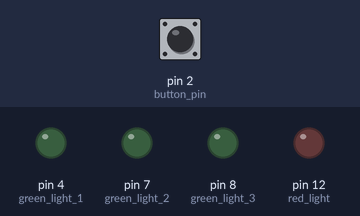
The sketch below on a simulated Arduino Uno, built with avr-gcc and run on an emulated ATmega328P. On the bench: output pins drawn as LEDs (lit = HIGH). The inputs (shaded band) are chosen by the test bench; at power-on: pin 2 (button_pin) LOW. What the sketch prints to the serial monitor is not drawn.

Above: at 1.2 s.
1.3 s: pin 2 (button_pin) pulled HIGH for 0.15 s
At 2.2 s:
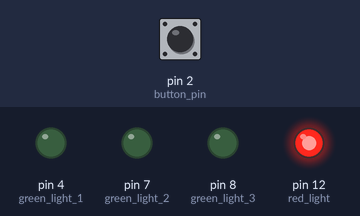
4.0 s: pin 2 (button_pin) pulled HIGH for 1 s
At 5.8 s:
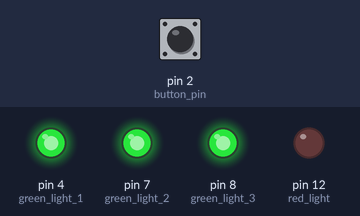
Timing chart, 0 to 7.6 s (numbered marks = the images above; inputs shaded):
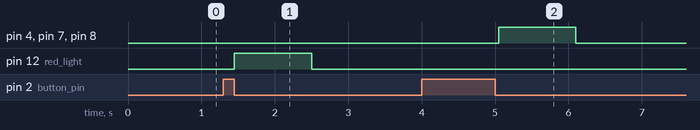

The sketch:

ArduinoCode_MorseCode.ino
```cpp
const int green_light_1 = 4;
const int green_light_2 = 7;
const int green_light_3 = 8;
const int red_light = 12;

const int button_pin = 2;
const int T = 150;

int pause_counter = 0;
int symbol_counter = 0;


void setup() {
  Serial.begin(9600);
  pinMode(green_light_1, OUTPUT);
  pinMode(green_light_2, OUTPUT);
  pinMode(green_light_3, OUTPUT);
  pinMode(red_light, OUTPUT);
  pinMode(button_pin, INPUT);
}


// returns true if button is pressed
boolean button_pressed() {
  return digitalRead(button_pin);
}


void handle_signal() {
  symbol_counter = 0;
  while (button_pressed()) {
      delay(T);
      symbol_counter++;
  }

  if (symbol_counter > 10) {
    // typed anything wrong? Hold down for at least 10*T
    Serial.print('5');
    return;
  }
  if (symbol_counter > 1) {
    // sends a signal indicating a dash
    Serial.print('2');
    digitalWrite(green_light_1, HIGH);
    digitalWrite(green_light_2, HIGH);
    digitalWrite(green_light_3, HIGH);

  } else {
    // sends a signal indicating a dot
    digitalWrite(red_light, HIGH);
    Serial.print('1');
  }
  handle_pause();
}


void handle_pause() {
  pause_counter = 0;
  while (!button_pressed()) {
      pause_counter++;
      // if the pause_count is higher than 70 we have the end of a word
      if (pause_counter > 70) {
        // sends a signal indicating a end_of_word
        Serial.print('4');
        return;
      }
      delay(T/10);
      // I use T/10 to be able to check for button_pressed more frequently
  }
  // if the pause_count is between 30 and 70, we have the end of a symbol
  if (pause_counter > 30) {
    // sends a signal indicating a end_of_symbol
    Serial.print('3');
    return;
  }

  // if the pause_count is lower than 30, we do nothing

}


void loop() {
  if (button_pressed()) {
    // if the button is pressed, we must handle the signal and then the pause
    handle_signal();
    digitalWrite(red_light, LOW);
    digitalWrite(green_light_1, LOW);
    digitalWrite(green_light_2, LOW);
    digitalWrite(green_light_3, LOW);
  }
}
```

Measured:
- after the input at 1.3 s, pin 12 (red_light): LOW → HIGH after 0.15 s, → LOW 1.1 s later
- after the input at 4.0 s, pin 4 (green_light_1), pin 7 (green_light_2), pin 8 (green_light_3): LOW → HIGH after 1.1 s, → LOW 1.1 s later
